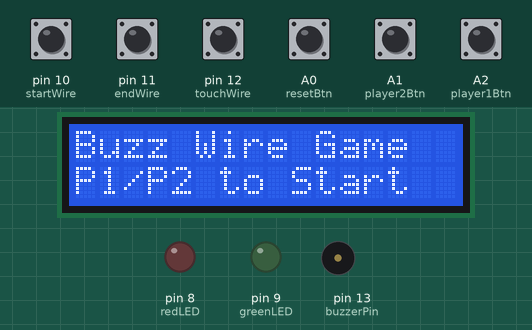
Simulated run of this sketch. Board: Arduino Uno, built with avr-gcc and run on an emulated ATmega328P. On the bench: 16×2 character LCD, output pins drawn as LEDs (lit = HIGH), buzzer (waves = sounding). Inputs (shaded band) come from the test bench; at power-on: A0 (resetBtn), A1 (player2Btn), A2 (player1Btn), pin 10 (startWire), pin 11 (endWire), pin 12 (touchWire) HIGH.

Above: at 2.8 s.
2.9 s: A0 (resetBtn) pulled LOW for 0.15 s
At 3.8 s:
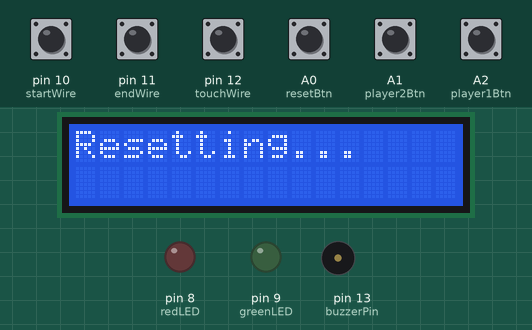
5.5 s: A1 (player2Btn) pulled LOW for 0.15 s
At 6.2 s:
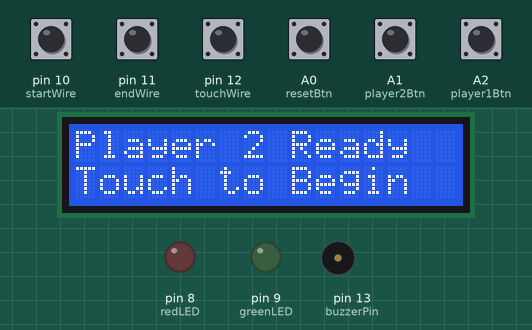
7.1 s: pin 10 (startWire) pulled LOW for 0.15 s
At 7.9 s:
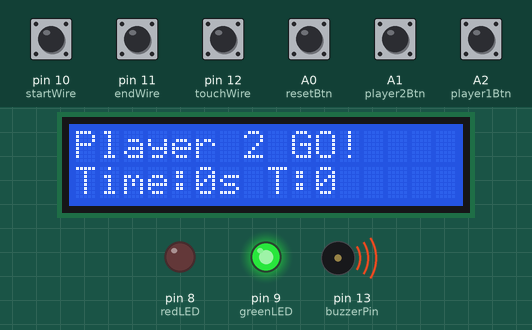
8.9 s: pin 11 (endWire) pulled LOW for 0.15 s
At 10.5 s:
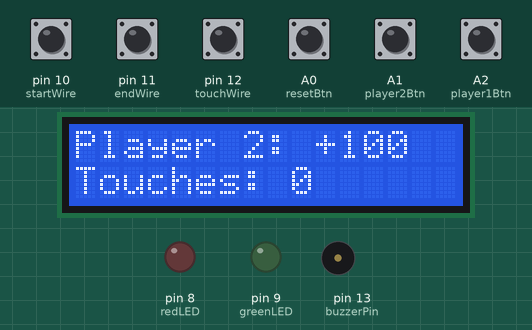
13.1 s: A2 (player1Btn) pulled LOW for 0.15 s
At 14.4 s:
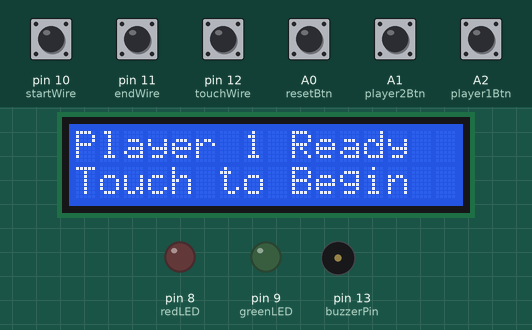
14.7 s: pin 10 (startWire) pulled LOW for 1 s
At 17.94 s:
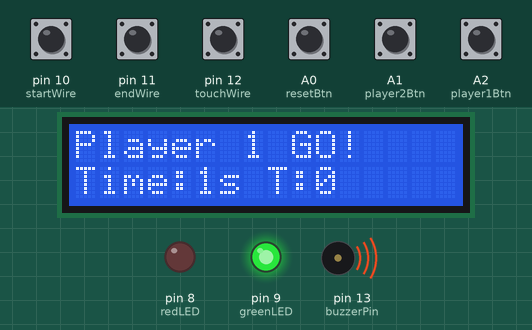
Timing chart, 0 to 18.2 s (numbered marks = the images above; inputs shaded):
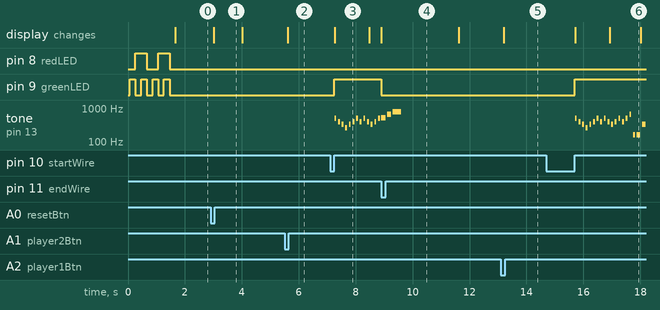

The sketch:

code.ino
```cpp
#include <LiquidCrystal.h> // Include the LiquidCrystal library for LCD control
LiquidCrystal lcd(2, 3, 4, 5, 6, 7); // Instantiate the LCD using the chosen digital pins

const int player1Btn = A2, player2Btn = A1, resetBtn = A0; // Analog pins used for the three push-buttons
const int touchWire = 12, startWire = 10, endWire = 11; // Digital pins monitoring the maze wires
const int redLED = 8, greenLED = 9, buzzerPin = 13; // Output pins driving LEDs and the piezo buzzer

int currentPlayer = 0, player1Score = 0, player2Score = 0, touchCount = 0; // Live game counters
unsigned long startTime, lastUpdateTime = 0; // Timestamps tracking gameplay and screen refreshes
bool gameRunning = false, justReset = false; // Flags keeping tabs on game state

const int maxScore = 100, penaltyPerTouch = 2; // Highest starting score and the cost of each mistake
const unsigned long maxTime = 60000; // 60 seconds // Maximum time allowed for a single run (in ms)

const int Notes[8][12] = { // Lookup table: 8 octaves × 12 semitones of note frequencies
  {33,35,37,39,41,44,46,49,52,55,58,62}, {65,69,73,78,82,87,92,98,104,110,117,123}, // Octaves 0 & 1
  {131,139,147,156,165,175,185,196,208,220,233,247}, {262,277,294,311,330,349,370,392,415,440,466,494}, // Octaves 2 & 3
  {523,554,587,622,659,698,740,784,831,880,932,988}, {1047,1109,1175,1245,1319,1397,1480,1568,1661,1760,1865,1976}, // Octaves 4 & 5
  {2093,2217,2349,2489,2637,2794,2960,3136,3322,3520,3729,3951}, {4186,4435,4699,4978,5274,5588,5920,6272,6645,7040,7459,7902} // Octaves 6 & 7
}; // End of frequency table 🎵

#define NOTE_C 0 // Enum-like indices for each musical note below
#define NOTE_CS 1 // C-sharp
#define NOTE_D 2 // D
#define NOTE_DS 3 // D-sharp
#define NOTE_E 4 // E
#define NOTE_F 5 // F
#define NOTE_FS 6 // F-sharp
#define NOTE_G 7 // G
#define NOTE_GS 8 // G-sharp
#define NOTE_A 9 // A
#define NOTE_AS 10 // A-sharp
#define NOTE_B 11 // B

int doomStep = 0; // Which part of the Doom E1M1 riff we're on
unsigned long lastNoteTime = 0; // When the last note was played
int melodySpeed = 64; // Note duration for most of the melody (ms)

void setup() { // Standard Arduino setup — runs once at boot
  lcd.begin(16, 2); // Fire up the 16×2 LCD
  pinMode(player1Btn, INPUT_PULLUP); // Player 1 button with internal pull-up
  pinMode(player2Btn, INPUT_PULLUP); // Player 2 button with internal pull-up
  pinMode(resetBtn, INPUT_PULLUP); // Reset button with internal pull-up
  pinMode(touchWire, INPUT_PULLUP); // Maze wire normally HIGH
  pinMode(startWire, INPUT_PULLUP); // Start wire normally HIGH
  pinMode(endWire, INPUT_PULLUP); // End wire normally HIGH
  pinMode(redLED, OUTPUT); // Red LED indicates mistakes
  pinMode(greenLED, OUTPUT); // Green LED shows successful status
  pinMode(buzzerPin, OUTPUT); // Piezo buzzer output
  playStartupLEDAnimation(); // Fun little LED dance on power-up ✨
  lcd.setCursor(0, 0); lcd.print("Buzz Wire Game"); // Write the game title on row 1
  lcd.setCursor(0, 1); lcd.print("P1/P2 to Start"); // Prompt players on row 2
} // setup ends here 🚀

void loop() { // Main loop — repeats forever
  if (justReset) { waitUntilAllButtonsReleased(); justReset = false; } // Ignore leftover button presses after a reset

  if (digitalRead(resetBtn) == LOW) { delay(100); // Debounce the reset button
    if (digitalRead(resetBtn) == LOW) { resetGame(); return; } } // If still held, perform the reset

  if (!gameRunning && currentPlayer == 0) { // Waiting for someone to claim a turn
    if (digitalRead(player1Btn) == LOW) { delay(100); // Debounce P1
      if (digitalRead(player1Btn) == LOW) { currentPlayer = 1; waitForStartWire(); } }
    else if (digitalRead(player2Btn) == LOW) { delay(100); // Debounce P2
      if (digitalRead(player2Btn) == LOW) { currentPlayer = 2; waitForStartWire(); } }
  }

  if (!gameRunning && currentPlayer != 0 && digitalRead(startWire) == LOW) { // Player touched the start wire
    delay(100); // Cheap debounce
    if (digitalRead(startWire) == LOW) { waitUntilAllButtonsReleased(); startRun(); }
  }

  if (gameRunning) { // Active gameplay region
    if (millis() - lastUpdateTime > 200) { updateGameDisplay(); lastUpdateTime = millis(); } // Refresh LCD ~5×/sec
    playE1M1MelodyStep(); // Advance the Doom soundtrack one beat
    if (digitalRead(touchWire) == LOW) { handleTouch(); delay(200); } // Player goofed — register touch
    if (digitalRead(endWire) == LOW) endRun(); // They made it to the finish!
    if (millis() - startTime > maxTime) timeOut(); // Too slow — time's up
  }
} // loop ends 🔁

void waitForStartWire() { // Prompt player to grab the handle
  lcd.clear();
  lcd.setCursor(0, 0); lcd.print("Player "); lcd.print(currentPlayer); lcd.print(" Ready"); // Show who's up
  lcd.setCursor(0, 1); lcd.print("Touch to Begin   "); // Ask them to touch start wire
} // waitForStartWire ends

void startRun() { // Begin the timer and game stats
  touchCount = 0; gameRunning = true; startTime = millis(); doomStep = 0; lastNoteTime = millis(); // Reset counters
  digitalWrite(greenLED, HIGH); digitalWrite(redLED, LOW); // Green means GO
  updateGameDisplay(); // Show zeroed stats
} // startRun ends

void updateGameDisplay() { // Keep the LCD up-to-date
  lcd.setCursor(0, 0); lcd.print("Player "); lcd.print(currentPlayer); lcd.print(" GO!      "); // Row 1 message
  lcd.setCursor(0, 1); lcd.print("Time:"); lcd.print((millis() - startTime) / 1000); // Seconds elapsed
  lcd.print("s T:"); lcd.print(touchCount); lcd.print("   "); // Touches so far
} // updateGameDisplay ends

void handleTouch() { // Register a collision with the wire
  touchCount++; // Increment penalty counter
  digitalWrite(redLED, HIGH); // Flash red LED
  tone(buzzerPin, 300, 100); // Short buzz
  delay(100); // Give the player a moment to notice
  digitalWrite(redLED, LOW); // Turn red LED off
} // handleTouch ends

int calculateScore(unsigned long elapsedTime) { // Crunch the numbers for final score
  int elapsedSeconds = elapsedTime / 1000; // Convert ms → s
  int timePenalty = (elapsedSeconds > 20) ? (elapsedSeconds - 20) * 2 : 0; // 2-point deduction per second after 20s
  int penalty = touchCount * penaltyPerTouch; // Lost points from touching the wire
  int score = maxScore - (timePenalty + penalty); // Subtract penalties from max
  return score < 0 ? 0 : score; // Never go below zero
} // calculateScore ends

void endRun() { // Handle successful completion
  gameRunning = false; // Stop main game logic
  noTone(buzzerPin); digitalWrite(greenLED, LOW); digitalWrite(redLED, LOW); // Quiet & LEDs off
  int score = calculateScore(millis() - startTime); // Compute score
  if (currentPlayer == 1) player1Score += score; // Update totals
  else player2Score += score;
  lcd.clear();
  lcd.setCursor(0, 0); lcd.print("Player "); lcd.print(currentPlayer); lcd.print(": +"); lcd.print(score); // Show earned points
  lcd.setCursor(0, 1); lcd.print("Touches: "); lcd.print(touchCount); lcd.print("   "); // Show penalties
  if (score == 0) playGameOverSound(); // Sad trombone if zero
  else playSuccessSound(); // Happy tune otherwise
  delay(2000); // Give them time to read
  showScores(); // Display cumulative scores
  waitUntilAllButtonsReleased(); // Make sure buttons released
  currentPlayer = 0; // Ready for next player
} // endRun ends

void timeOut() { // What to do when the timer expires
  gameRunning = false; // Halt gameplay
  noTone(buzzerPin); digitalWrite(greenLED, LOW); digitalWrite(redLED, LOW); // Stop sounds & LEDs
  lcd.clear(); lcd.setCursor(0, 0); lcd.print(" TIME'S UP!     "); // Big timeout notice
  lcd.setCursor(0, 1); lcd.print("Score: 0        "); // Zero points
  playGameOverSound(); // Play defeat jingle
  delay(2000); // Give them a sec
  showScores(); // Back to scoreboard
  waitUntilAllButtonsReleased(); // Debounce
  currentPlayer = 0; // Back to idle
} // timeOut ends

void showScores() { // Summarize cumulative points
  lcd.clear();
  lcd.setCursor(0, 0); lcd.print("P1:"); lcd.print(player1Score); lcd.print(" P2:"); lcd.print(player2Score); // Row 1 scores
  lcd.setCursor(0, 1); lcd.print("P1/P2 = Play    "); // Prompt for next round
} // showScores ends

void resetGame() { // Wipe everything and start over
  player1Score = player2Score = touchCount = currentPlayer = 0; // Zero out all counters
  gameRunning = false; justReset = true; // Mark reset in progress
  noTone(buzzerPin); // Silence buzzer
  digitalWrite(greenLED, LOW); digitalWrite(redLED, LOW); // LEDs off
  lcd.clear(); lcd.setCursor(0, 0); lcd.print("Resetting...   "); // Display reset message
  delay(1000); // Brief pause
  lcd.setCursor(0, 0); lcd.print("Buzz Wire Game"); // Restore title
  lcd.setCursor(0, 1); lcd.print("P1/P2 to Start"); // Restore prompt
} // resetGame ends

void waitUntilAllButtonsReleased() { // Busy-wait until no inputs are held
  while (digitalRead(player1Btn) == LOW || digitalRead(player2Btn) == LOW || digitalRead(resetBtn) == LOW || digitalRead(startWire) == LOW) delay(50); // Check every 50 ms
} // waitUntilAllButtonsReleased ends

void playNote(int octave, int note, int duration) { // Utility to sound a specific note
  tone(buzzerPin, Notes[octave][note]); delay(duration); noTone(buzzerPin); // Beep for 'duration' ms
} // playNote ends

void noteDoomBase(int octave, int speed) { // Simple helper that plays the E note bassline
  playNote(octave - 1, NOTE_E, speed / 2); delay(speed / 2); // Short E
  playNote(octave - 1, NOTE_E, speed); // Long E
} // noteDoomBase ends

void playE1M1MelodyStep() { // Play one incremental piece of the Doom E1M1 riff
  static unsigned long lastStepTime = 0; // Local static structure to keep timing
  if (millis() - lastStepTime < melodySpeed) return; // Only proceed if enough time passed
  switch (doomStep) { // Switch through all 34 steps
    case 0: playNote(3, NOTE_B, melodySpeed); break; // B note
    case 1: playNote(3, NOTE_G, melodySpeed); break; // G note
    case 2: playNote(3, NOTE_E, melodySpeed); break; // E note
    case 3: playNote(3, NOTE_C, melodySpeed); break; // C note
    case 4: playNote(3, NOTE_E, melodySpeed); break; // E again
    case 5: playNote(3, NOTE_G, melodySpeed); break; // G again
    case 6: playNote(3, NOTE_B, melodySpeed); break; // B again
    case 7: playNote(3, NOTE_G, melodySpeed); break; // G again
    case 8: playNote(3, NOTE_B, melodySpeed); break; // Repeat pattern
    case 9: playNote(3, NOTE_G, melodySpeed); break; // ...
    case 10: playNote(3, NOTE_E, melodySpeed); break;
    case 11: playNote(3, NOTE_G, melodySpeed); break;
    case 12: playNote(3, NOTE_B, melodySpeed); break;
    case 13: playNote(3, NOTE_G, melodySpeed); break;
    case 14: playNote(3, NOTE_B, melodySpeed); break;
    case 15: playNote(4, NOTE_E, melodySpeed); break; // Jump up an octave
    case 16: noteDoomBase(3, 128); break; // Bassline helper
    case 17: playNote(3, NOTE_E, 128); break;
    case 18: noteDoomBase(3, 128); break;
    case 19: playNote(3, NOTE_D, 128); break;
    case 20: noteDoomBase(3, 128); break;
    case 21: playNote(3, NOTE_C, 128); break;
    case 22: noteDoomBase(3, 128); break;
    case 23: playNote(3, NOTE_AS, 128); break;
    case 24: noteDoomBase(3, 128); break;
    case 25: playNote(3, NOTE_B, 128); break;
    case 26: playNote(3, NOTE_C, 128); break;
    case 27: noteDoomBase(3, 128); break;
    case 28: playNote(3, NOTE_E, 128); break;
    case 29: noteDoomBase(3, 128); break;
    case 30: playNote(3, NOTE_D, 128); break;
    case 31: noteDoomBase(3, 128); break;
    case 32: playNote(2, NOTE_AS, 256); break; // Sustained lower A#
    case 33: delay(400); break; // Brief pause
    default: doomStep = -1; break; // Restart riff next time
  }
  doomStep++; // Advance to next note index
  lastStepTime = millis(); // Save timestamp for pacing
} // playE1M1MelodyStep ends

void playStartupLEDAnimation() { // Fun lighting on startup
  for (int i = 0; i < 2; i++) { // Repeat twice
    digitalWrite(greenLED, HIGH); digitalWrite(redLED, LOW); delay(200); // Green flash
    digitalWrite(greenLED, LOW); digitalWrite(redLED, HIGH); delay(200); // Red flash
    digitalWrite(greenLED, HIGH); digitalWrite(redLED, HIGH); delay(200); // Both together
    digitalWrite(greenLED, LOW); digitalWrite(redLED, LOW); delay(200); // All off
  }
} // playStartupLEDAnimation ends

void playGameOverSound() { // Low descending tones for failure
  tone(buzzerPin, 220, 300); delay(350); // A3
  tone(buzzerPin, 196, 300); delay(350); // G3
  tone(buzzerPin, 174, 500); delay(500); // F3
  noTone(buzzerPin); // Silence
} // playGameOverSound ends

void playSuccessSound() { // Quick happy arpeggio for success
  tone(buzzerPin, 523, 150); delay(200); // C5
  tone(buzzerPin, 659, 150); delay(200); // E5
  tone(buzzerPin, 784, 300); delay(300); // G5
  noTone(buzzerPin); // Done!
} // playSuccessSound ends
```

Measured:
- after the input at 2.9 s, the display: changes after 0.10 s (image 1)
- after the input at 5.5 s, the display: changes after 0.11 s (image 2)
- after the input at 7.1 s, pin 9 (greenLED): LOW → HIGH after 0.15 s; tone on pin 13 (buzzerPin): plays 494 Hz for 0.06 s, 392 Hz for 0.06 s, 330 Hz for 0.06 s, 262 Hz for 0.06 s, 330 Hz for 0.06 s, 392 Hz for 0.06 s … (13 notes in this stretch), starting after 0.16 s; the display: changes after 0.16 s (image 3)
- after the input at 8.9 s, pin 9 (greenLED): HIGH → LOW at once; the display: changes at once (image 4)
- after the input at 13.1 s, the display: changes after 0.11 s (image 5)
- after the input at 14.7 s, pin 9 (greenLED): LOW → HIGH after 1.0 s; tone on pin 13 (buzzerPin): plays 494 Hz for 0.06 s, 392 Hz for 0.06 s, 330 Hz for 0.06 s, 262 Hz for 0.06 s, 330 Hz for 0.06 s, 392 Hz for 0.06 s … (19 notes in this stretch), starting after 1.0 s; the display: first changes after 1.0 s (image 6 shows a later state)
